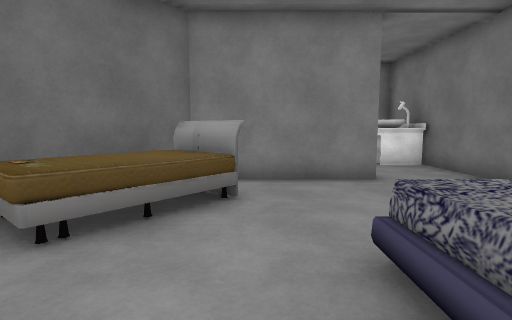
view 1 (above)

24 first-person views from a walk through a Unity game level. The camera is 1.2 m above the floor, tilts 6° down and sees 80° across. Doors are open. The floor is counted in squares, 1 m on a side. Each view is taken from the middle of a square. On the plan, view 1 faces up. The plan holds only what a view shows up to about 13 squares ahead; the rest is blank. The place goes on beyond the plan. The player is left out.

view 2
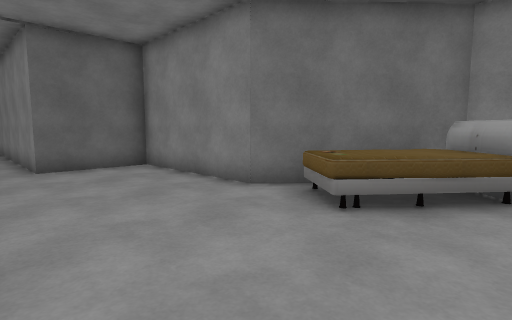

view 3
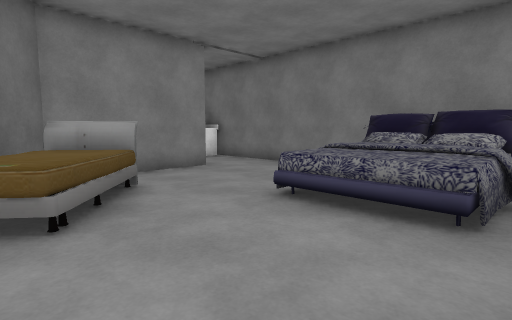

view 4
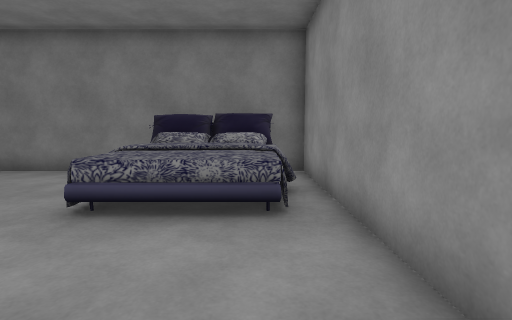

view 5
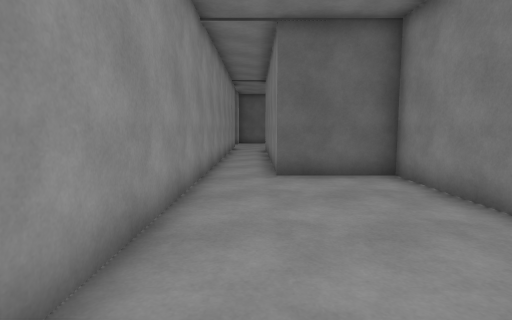

view 6
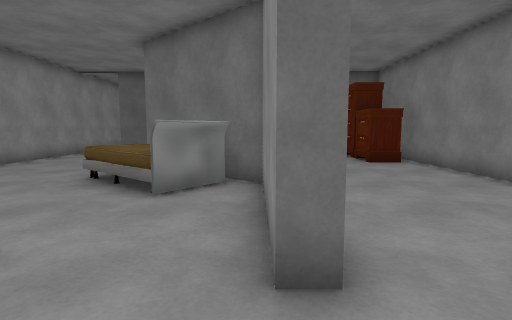

view 7
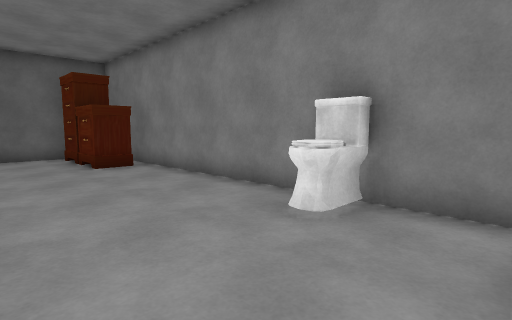

view 8
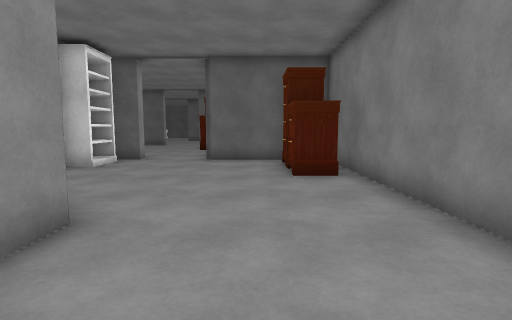

view 9
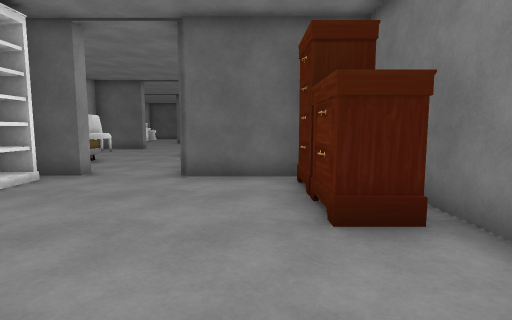

view 10
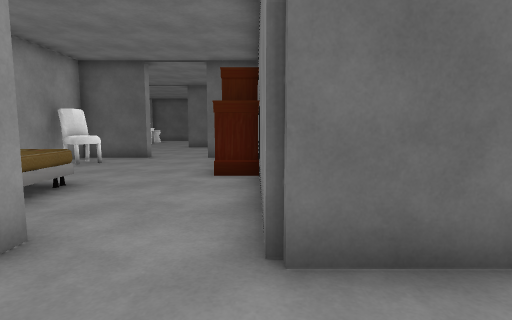

view 11
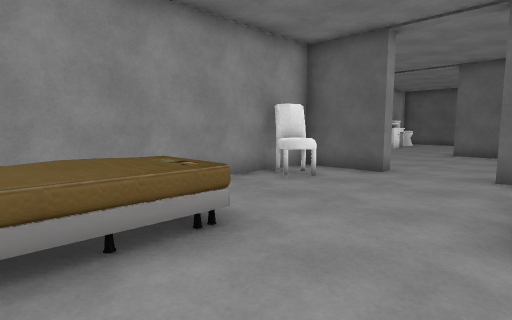

view 12
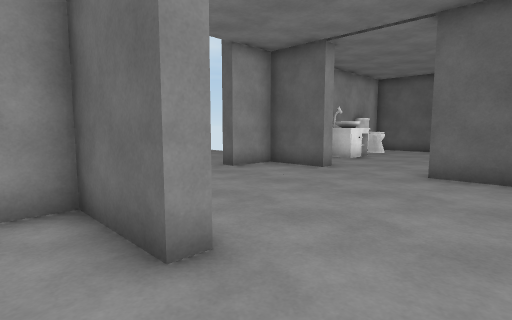

view 13
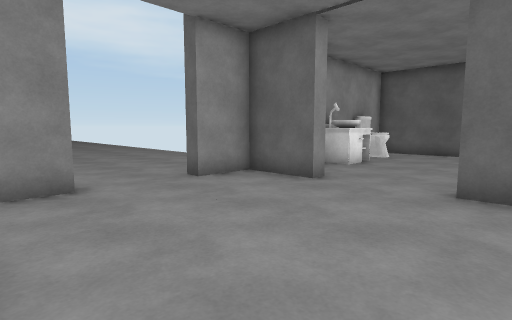

view 14
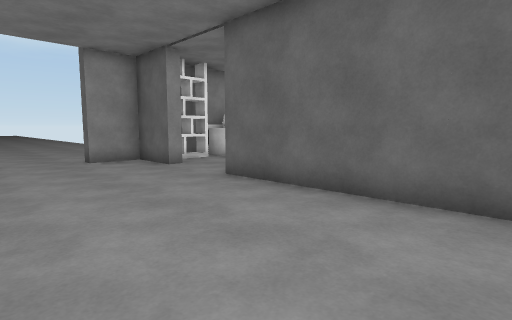

view 15
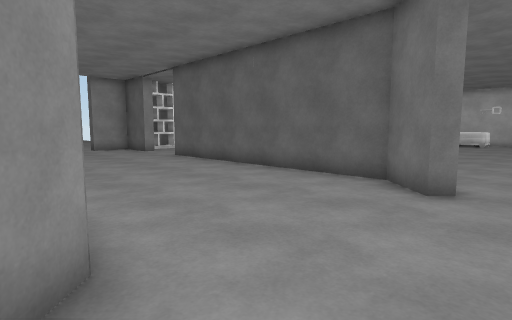

view 16
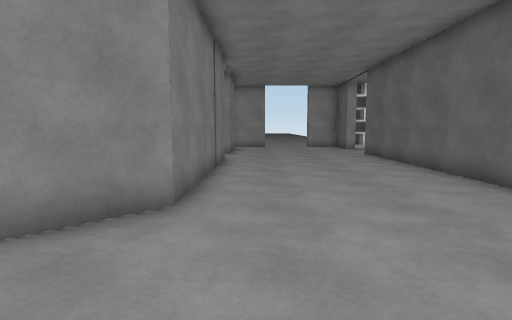

view 17
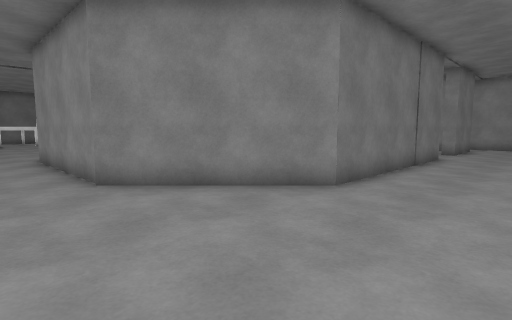

view 18
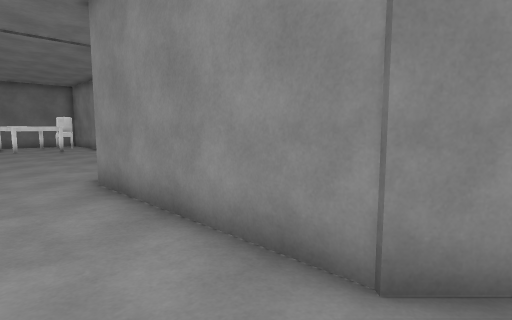

view 19
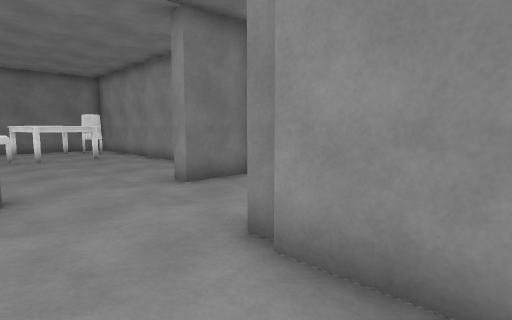

view 20
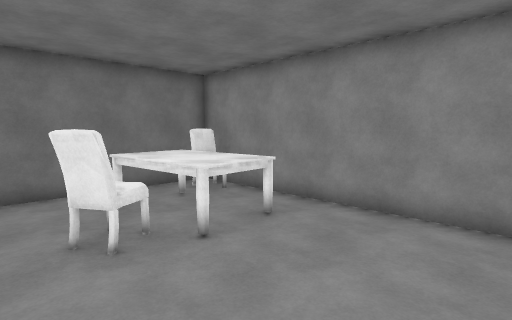

view 21
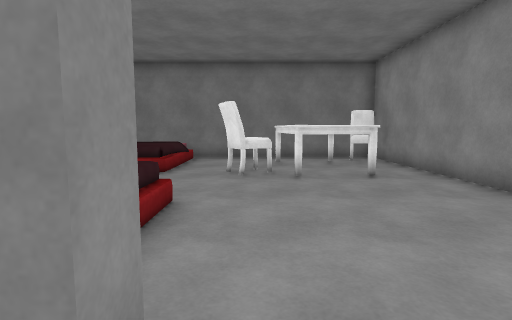

view 22
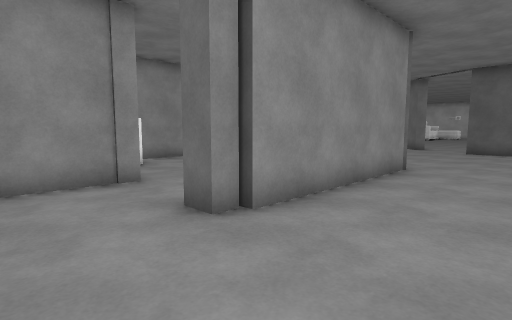

view 23
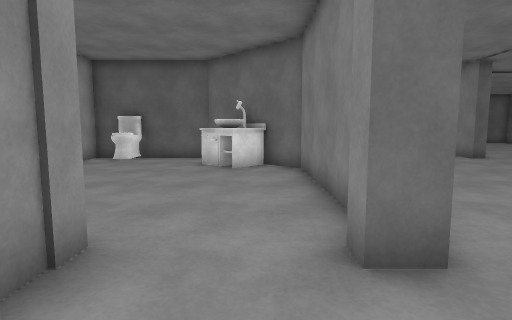

view 24
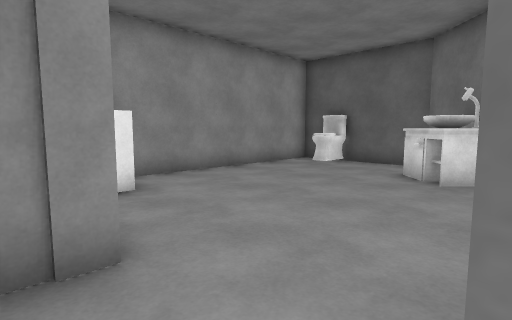

### Floor plan
Ten units are one square. View 1 is at (0, 0); x grows to the right and y downward. Boxes are objects, and circles mark ways between rooms. Rooms are numbered by the first view taken in them; rooms with no view inside come last. Other rooms are left out.
<svg viewBox="-330 -210 390 230">
<path fill="none" stroke="#000" d="M-18 -76 -8 -76M-91 -49 -74 -49 -74 -41M28 -78 28 -71 -15 -71 -47 -35 -98 -35M-15 13 55 13 55 -127 -82 -127M-95 -36 -95 -5 -170 -5M-102 -56 -95 -56M-95 -111 -95 -82M55 -98 40 -98 40 -105M-150 13 -35 13M-216 13 -205 13M-197 -60 -197 -133 -162 -168 -100 -168M-199 -36 -193 -36 -193 -10 -115 -10M-98 -81 -135 -81M-101 -132 -75 -132M-100 -166 -95 -166 -95 -159M-62 -134 -62 -153 -56 -153M-253 -148 -249 -144 -261 -132 -261 -38M-266 -9 -261 -9 -261 13 -243 13M-236 -186 -236 -180M-35 -132 54 -132M-56 -185 -62 -185M-309 -1 -293 -1 -293 9M-314 13 -299 13M55 -138 55 -205M-171 -153 -160 -143 -172 -131M-112 -163 -160 -163 -193 -131 -193 -86 -118 -86M-95 -159 -101 -159M-169 -143 -164 -138"/>
<rect x="-75" y="-125" width="20" height="20" fill="#bbb"><title>other object</title></rect>
<rect x="-35" y="-65" width="40" height="40" fill="#bbb"><title>other object</title></rect>
<rect x="5" y="-35" width="50" height="40" fill="#bbb"><title>other object</title></rect>
<rect x="5" y="-125" width="20" height="10" fill="#bbb"><title>toilet</title></rect>
<rect x="-325" y="5" width="10" height="10" fill="#bbb"><title>toilet</title></rect>
<rect x="-285" y="5" width="20" height="10" fill="#bbb"><title>bookshelf</title></rect>
<rect x="-185" y="-25" width="20" height="10" fill="#bbb"><title>chair</title></rect>
<rect x="-165" y="-75" width="20" height="10" fill="#bbb"><title>other object</title></rect>
<rect x="-135" y="-45" width="30" height="20" fill="#bbb"><title>other object</title></rect>
<rect x="-5" y="-175" width="40" height="30" fill="#bbb"><title>table</title></rect>
<rect x="5" y="-195" width="20" height="20" fill="#bbb"><title>chair</title></rect>
<rect x="35" y="-155" width="10" height="20" fill="#bbb"><title>chair</title></rect>
<rect x="-195" y="-105" width="20" height="10" fill="#bbb"><title>toilet</title></rect>
<rect x="-115" y="-105" width="10" height="20" fill="#bbb"><title>other object</title></rect>
<circle cx="-100" cy="-65" r="3" fill="#2a7"/>
<circle cx="-210" cy="-5" r="3" fill="#2a7"/>
<circle cx="-100" cy="-145" r="3" fill="#2a7"/>
<text x="-30" y="-50">1</text>
<text x="-160" y="-70">2</text>
<text x="-140" y="-120">3</text>
</svg>
Room 1 opens to room 2. Room 2 opens to room 3.

Where each view was taken, in squares from view 1:
view 1: 0 up, 0 right, facing up
view 2: 1 down, 0 right, facing up-left
view 3: 1 down, 3 left, facing up-right
view 4: 0 up, 3 left, facing right
view 5: 0 up, 2 left, facing left
view 6: 7 up, 5 right, facing left
view 7: 8 up, 4 right, facing up-left
view 8: 10 up, 2 right, facing left
view 9: 10 up, 2 left, facing left
view 10: 8 up, 7 left, facing left
view 11: 7 up, 11 left, facing down-left
view 12: 6 up, 18 left, facing down-left
view 13: 5 up, 20 left, facing down-left
view 14: 10 up, 21 left, facing down-left
view 15: 16 up, 19 left, facing down-left
view 16: 18 up, 21 left, facing down
view 17: 19 up, 23 left, facing down-right
view 18: 19 up, 17 left, facing down-right
view 19: 19 up, 12 left, facing down-right
view 20: 20 up, 4 left, facing down-right
view 21: 18 up, 7 left, facing right
view 22: 20 up, 7 left, facing down-left
view 23: 15 up, 7 left, facing left
view 24: 16 up, 9 left, facing down-left
